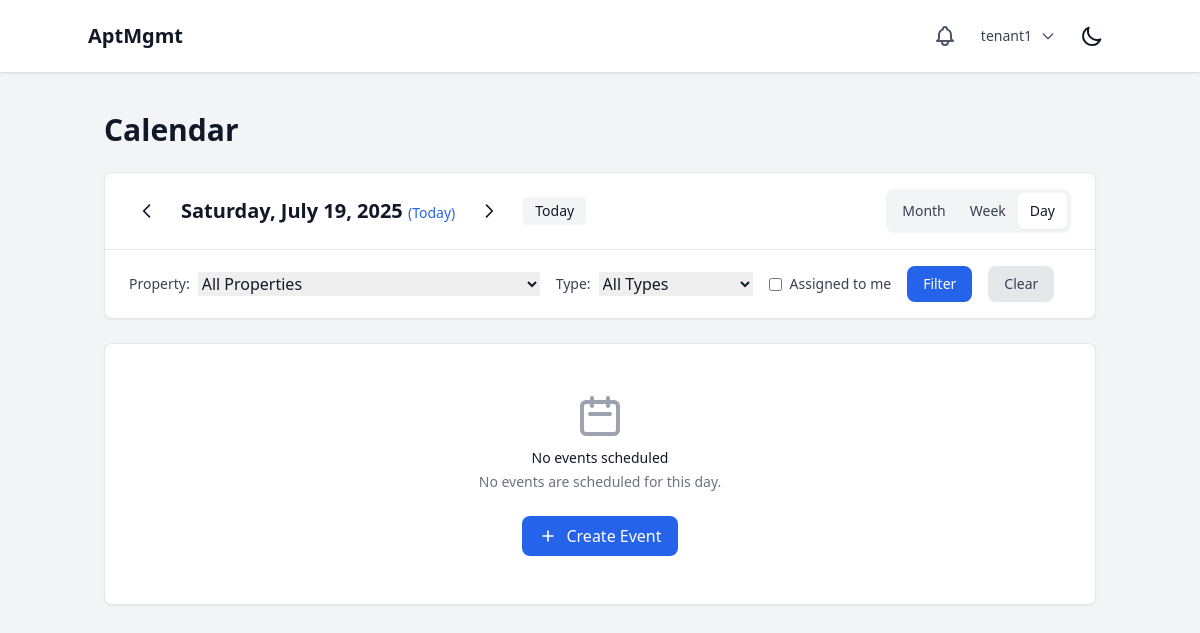
The app's page /calendar/day/ (signed in), older data.
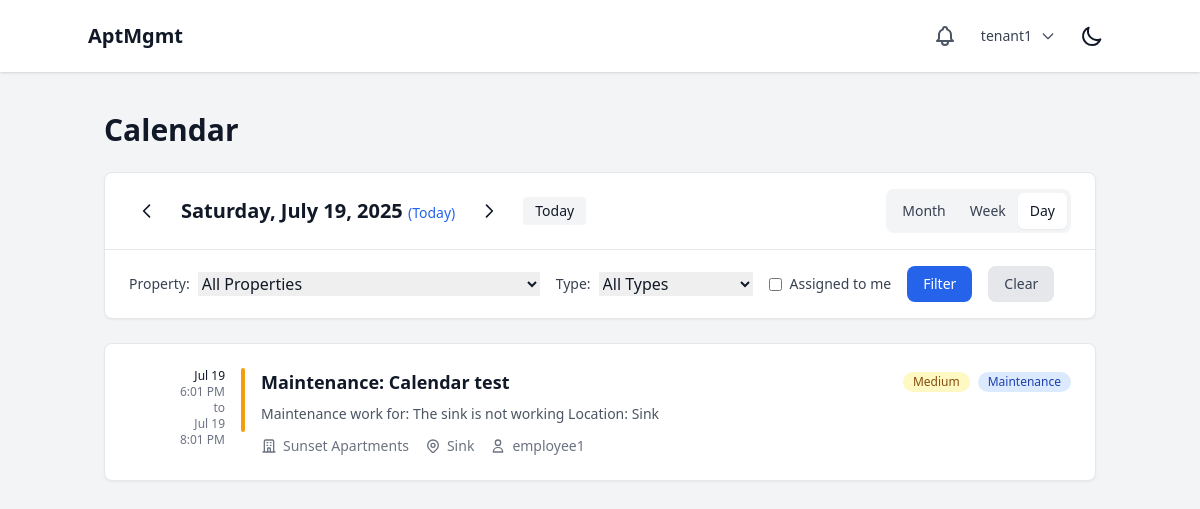
The same page, newer data.
### events/models.py (models this page shows, shortened)
class CalendarEvent(models.Model):
    class EventType(models.TextChoices):
        MAINTENANCE = "MAINTENANCE", "Maintenance"
        MEETING = "MEETING", "Meeting"
        INSPECTION = "INSPECTION", "Inspection"
        WORK_SCHEDULE = "WORK_SCHEDULE", "Work Schedule"
        LEASE_SIGNING = "LEASE_SIGNING", "Lease Signing"
        PROPERTY_SHOWING = "PROPERTY_SHOWING", "Property Showing"
        GENERAL = "GENERAL", "General"
    class Priority(models.TextChoices):
        LOW = "LOW", "Low"
        MEDIUM = "MEDIUM", "Medium"
        HIGH = "HIGH", "High"
        URGENT = "URGENT", "Urgent"
    title = models.CharField(max_length=200)
    description = models.TextField(blank=True)
    event_type = models.CharField(max_length=20, choices=EventType.choices, default=EventType.GENERAL)
    priority = models.CharField(max_length=10, choices=Priority.choices, default=Priority.MEDIUM)
    start_datetime = models.DateTimeField()
    end_datetime = models.DateTimeField()
    is_all_day = models.BooleanField(default=False)
    property = models.ForeignKey(Property, on_delete=models.CASCADE, related_name="events")
    apartment_unit = models.ForeignKey(ApartmentUnit, on_delete=models.CASCADE, related_name="events", null=True, blank=True)
    location_details = models.CharField(max_length=200, blank=True)
    created_by = models.ForeignKey(settings.AUTH_USER_MODEL, on_delete=models.CASCADE, related_name="created_events")
    assigned_to = models.ManyToManyField(settings.AUTH_USER_MODEL, blank=True, related_name="assigned_events")
    maintenance_request = models.ForeignKey(MaintenanceRequest, on_delete=models.CASCADE, null=True, blank=True, related_name="calendar_events")
    is_completed = models.BooleanField(default=False)
    is_cancelled = models.BooleanField(default=False)
    is_private = models.BooleanField(default=False)  # Private to creator only
    created_at = models.DateTimeField(auto_now_add=True)
    updated_at = models.DateTimeField(auto_now=True)
    class Meta:
        ordering = ['start_datetime']

### properties/models.py (models this page shows)
class Property(models.Model):
    company = models.ForeignKey(Company, on_delete=models.CASCADE, related_name="properties")
    name = models.CharField(max_length=255)
    address = models.TextField()
    created_at = models.DateTimeField(auto_now_add=True)
    updated_at = models.DateTimeField(auto_now=True)
    def __str__(self):
        return f"{self.name} ({self.company.name})"
    class Meta:
        verbose_name_plural = "Properties"

### users/models.py (models this page shows, shortened)
class User(AbstractUser):
    class Role(models.TextChoices):
        SUPERUSER = "SUPERUSER", "Superuser"
        LANDLORD = "LANDLORD", "Landlord"
        EMPLOYEE = "EMPLOYEE", "Employee"
        TENANT = "TENANT", "Tenant"
    role = models.CharField(max_length=50, choices=Role.choices)
    company = models.ForeignKey(Company, on_delete=models.CASCADE, related_name="users", null=True, blank=True)
    property = models.ForeignKey(Property, on_delete=models.SET_NULL, related_name="users", null=True, blank=True)
    apartment_unit = models.ForeignKey('properties.ApartmentUnit', on_delete=models.SET_NULL, null=True, blank=True, related_name="tenant")
    phone_number = models.CharField(max_length=20, blank=True, null=True)
    emergency_contact_name = models.CharField(max_length=100, blank=True, null=True)
    emergency_contact_phone = models.CharField(max_length=20, blank=True, null=True)
    emergency_contact_relationship = models.CharField(max_length=50, blank=True, null=True)

### events/views.py (the view)
# urls.py: path('day/', views.calendar_day_view, name='calendar_day'),
@login_required
def calendar_day_view(request):
    today = timezone.localtime().date()
    view_date = today
    if 'date' in request.GET:
        try:
            view_date = datetime.strptime(request.GET['date'], '%Y-%m-%d').date()
        except ValueError:
            pass
    events = get_user_events(request.user, view_date, view_date)
    filter_form = EventFilterForm(request.GET, user=request.user)
    if filter_form.is_valid():
        events = apply_event_filters(events, filter_form.cleaned_data, request.user)
    events = events.order_by('start_datetime')
    context = {
        'events': events,
        'view_date': view_date,
        'filter_form': filter_form,
        'view_type': 'day',
        'today': today,
    }
    return render(request, 'events/calendar_day.html', context)

### events/forms.py
class EventFilterForm(forms.Form):
    EVENT_TYPE_CHOICES = [('', 'All Types')] + list(CalendarEvent.EventType.choices)
    property = forms.ModelChoiceField(
        queryset=Property.objects.none(),
        required=False,
        empty_label="All Properties",
        widget=forms.Select(attrs={'class': 'form-select'})
    )
    event_type = forms.ChoiceField(
        choices=EVENT_TYPE_CHOICES,
        required=False,
        widget=forms.Select(attrs={'class': 'form-select'})
    )
    assigned_to_me = forms.BooleanField(
        required=False,
        widget=forms.CheckboxInput(attrs={'class': 'form-checkbox'})
    )
    created_by_me = forms.BooleanField(
        required=False,
        widget=forms.CheckboxInput(attrs={'class': 'form-checkbox'})
    )
    def __init__(self, *args, **kwargs):
        user = kwargs.pop('user', None)
        super().__init__(*args, **kwargs)
        if user and user.company:
            self.fields['property'].queryset = Property.objects.filter(company=user.company)

### events/templates/events/calendar_day.html (shortened to what the changed rows need)
{% extends 'base.html' %}
{% load form_tags %}
{% block content %}
<div class="container mx-auto px-4 py-6">
    <div class="flex justify-between items-center mb-6">
        <h1 class="text-3xl font-bold text-gray-900 dark:text-white">Calendar</h1>
    </div>
    <div class="bg-white dark:bg-gray-800 rounded-lg shadow-sm border border-gray-200 dark:border-gray-700 mb-6">
        <div class="px-6 py-4 border-b border-gray-200 dark:border-gray-700">
            <div class="flex flex-col lg:flex-row lg:items-center lg:justify-between space-y-4 lg:space-y-0">
                <div class="flex items-center space-x-4">
                    <h2 class="text-xl font-semibold text-gray-900 dark:text-white">
                        {{ view_date|date:"l, F d, Y" }}
                        {% if view_date == today %}
                        <span class="text-blue-600 dark:text-blue-400 text-sm font-normal">(Today)</span>
                        {% endif %}
                    </h2>
                </div>
            </div>
        </div>
    </div>
    <div class="bg-white dark:bg-gray-800 rounded-lg shadow-sm border border-gray-200 dark:border-gray-700">
        {% if events %}
        <div class="divide-y divide-gray-200 dark:divide-gray-700">
            {% for event in events %}
            <div class="p-6 hover:bg-gray-50 dark:hover:bg-gray-700 transition-colors duration-200 cursor-pointer"
                 onclick="window.location.href='{% url 'events:event_detail' event.id %}'">
                <div class="flex items-start space-x-4">
                    <div class="flex-shrink-0 w-24 text-right">
                        {% if event.is_all_day %}
                        <div class="text-sm font-medium text-gray-900 dark:text-white">All day</div>
                        {% if event.start_datetime.date != event.end_datetime.date %}
                        <div class="text-xs text-gray-500 dark:text-gray-400">Multi-day</div>
                        {% endif %}
                        {% else %}
                        {% if event.start_datetime.date != event.end_datetime.date %}
                        <div class="text-xs font-medium text-gray-900 dark:text-white">
                            {{ event.start_datetime|date:"M d" }}
                        </div>
                        <div class="text-xs text-gray-500 dark:text-gray-400">
                            {{ event.start_datetime|date:"g:i A" }}
                        </div>
                        <div class="text-xs text-gray-500 dark:text-gray-400">to</div>
                        <div class="text-xs text-gray-500 dark:text-gray-400">
                            {{ event.end_datetime|date:"M d" }}
                        </div>
                        <div class="text-xs text-gray-500 dark:text-gray-400">
                            {{ event.end_datetime|date:"g:i A" }}
                        </div>
                        {% endif %}
                        {% endif %}
                    </div>
                    <div class="flex-shrink-0 w-1 h-16 rounded-full"
                         style="background-color: {% if event.event_type == 'MAINTENANCE' %}#f59e0b{% elif event.event_type == 'MEETING' %}#3b82f6{% elif event.event_type == 'INSPECTION' %}#8b5cf6{% elif event.event_type == 'WORK_SCHEDULE' %}#10b981{% elif event.event_type == 'LEASE_SIGNING' %}#ef4444{% elif event.event_type == 'PROPERTY_SHOWING' %}#06b6d4{% else %}#6b7280{% endif %};">
                    </div>
                    <div class="flex-1 min-w-0">
                        <div class="flex items-center justify-between">
                            <h3 class="text-lg font-semibold text-gray-900 dark:text-white truncate">
                                {{ event.title }}
                            </h3>
                            <div class="flex items-center space-x-2">
                                {% if event.priority == 'URGENT' %}
                                <span class="inline-flex items-center px-2.5 py-0.5 rounded-full text-xs font-medium bg-red-100 text-red-800 dark:bg-red-800 dark:text-red-100">
                                    Urgent
                                </span>
                                {% elif event.priority == 'HIGH' %}
                                <span class="inline-flex items-center px-2.5 py-0.5 rounded-full text-xs font-medium bg-orange-100 text-orange-800 dark:bg-orange-800 dark:text-orange-100">
                                    High
                                </span>
                                {% elif event.priority == 'MEDIUM' %}
                                <span class="inline-flex items-center px-2.5 py-0.5 rounded-full text-xs font-medium bg-yellow-100 text-yellow-800 dark:bg-yellow-800 dark:text-yellow-100">
                                    Medium
                                </span>
                                {% else %}
                                <span class="inline-flex items-center px-2.5 py-0.5 rounded-full text-xs font-medium bg-gray-100 text-gray-800 dark:bg-gray-800 dark:text-gray-100">
                                    Low
                                </span>
                                {% endif %}
                                <span class="inline-flex items-center px-2.5 py-0.5 rounded-full text-xs font-medium bg-blue-100 text-blue-800 dark:bg-blue-800 dark:text-blue-100">
                                    {{ event.get_event_type_display }}
                                </span>
                            </div>
                        </div>
                        {% if event.description %}
                        <p class="mt-2 text-sm text-gray-600 dark:text-gray-400 line-clamp-2">
                            {{ event.description }}
                        </p>
                        {% endif %}
                        <div class="mt-3 flex items-center text-sm text-gray-500 dark:text-gray-400 space-x-4">
                            <div class="flex items-center">
                                <svg class="flex-shrink-0 mr-1.5 h-4 w-4" fill="none" stroke="currentColor" viewBox="0 0 24 24">
                                    <path stroke-linecap="round" stroke-linejoin="round" stroke-width="2" d="M19 21V5a2 2 0 00-2-2H7a2 2 0 00-2 2v16m14 0h2m-2 0h-5m-9 0H3m2 0h5M9 7h1m-1 4h1m4-4h1m-1 4h1m-5 10v-5a1 1 0 011-1h2a1 1 0 011 1v5m-4 0h4"/>
                                </svg>
                                {{ event.property.name }}
                            </div>
                            {% if event.location_details %}
                            <div class="flex items-center">
                                {{ event.location_details }}
                            </div>
                            {% endif %}
                            {% if event.assigned_to.all %}
                            <div class="flex items-center">
                                <svg class="flex-shrink-0 mr-1.5 h-4 w-4" fill="none" stroke="currentColor" viewBox="0 0 24 24">
                                    <path stroke-linecap="round" stroke-linejoin="round" stroke-width="2" d="M16 7a4 4 0 11-8 0 4 4 0 018 0zM12 14a7 7 0 00-7 7h14a7 7 0 00-7-7z"/>
                                </svg>
                                {% for user in event.assigned_to.all %}
                                    {{ user.get_full_name|default:user.username }}{% if not forloop.last %}, {% endif %}
                                {% endfor %}
                            </div>
                            {% endif %}
                        </div>
                    </div>
                </div>
            </div>
            {% endfor %}
        </div>
        {% else %}
        <div class="p-12 text-center">
            <svg class="mx-auto h-12 w-12 text-gray-400 dark:text-gray-600" fill="none" stroke="currentColor" viewBox="0 0 24 24">
                <path stroke-linecap="round" stroke-linejoin="round" stroke-width="2" d="M8 7V3m8 4V3m-9 8h10M5 21h14a2 2 0 002-2V7a2 2 0 00-2-2H5a2 2 0 00-2 2v12a2 2 0 002 2z"/>
            </svg>
            <h3 class="mt-2 text-sm font-medium text-gray-900 dark:text-white">No events scheduled</h3>
            <p class="mt-1 text-sm text-gray-500 dark:text-gray-400">No events are scheduled for this day.</p>
            <div class="mt-6">
                <a href="{% url 'events:create_event' %}"
                   class="inline-flex items-center px-4 py-2 bg-blue-600 text-white font-medium rounded-lg hover:bg-blue-700 transition-colors duration-200">
                    <svg class="w-5 h-5 mr-2" fill="none" stroke="currentColor" viewBox="0 0 24 24">
                        <path stroke-linecap="round" stroke-linejoin="round" stroke-width="2" d="M12 6v6m0 0v6m0-6h6m-6 0H6"/>
                    </svg>
                    Create Event
                </a>
            </div>
        </div>
        {% endif %}
    </div>
</div>
{% endblock %}

Row changes from the older to the newer data that the page shows:
added CalendarEvent: start_datetime "Jul 19", start_datetime "6:01 PM", end_datetime "Jul 19", end_datetime "8:01 PM", title "Maintenance: Calendar test", priority "Medium", event_type "Maintenance", description "Maintenance work for: The sink is not working Location: Sink", property.name "Sunset Apartments", location_details "Sink"
now on this page (row edited): User: get_full_name "employee1"
Text that changed along with them:
text no longer shown: "No events scheduled No events are scheduled for this day. Create Event"
